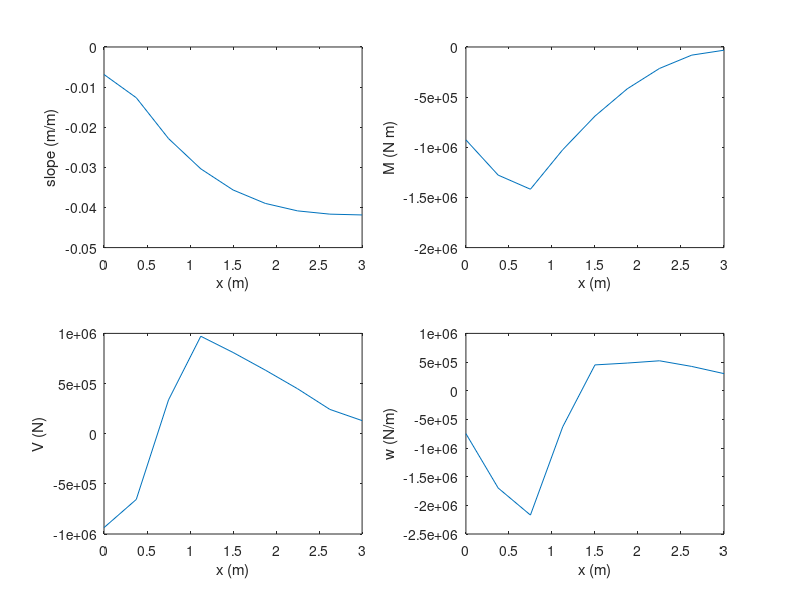

This chart was generated by the following MATLAB code:
% TOPIC: differentiation
% TITLE: Slope, moment, shear and distributed load from measured beam deflections (repeated gradient)
% SOURCE: Class solution sheet "Numerical Differentiation"; Chapra Prob. 21.37
% KEYWORDS: beam, deflection, slope, moment, shear, distributed load, gradient, numerical differentiation, E I, simply supported
% PROBLEM:
% You measure the following deflections along a simply supported uniform beam:
% x (m) = 0 0.375 0.75 1.125 1.5 1.875 2.25 2.625 3,
% y (cm) = 0 -0.2571 -0.9484 -1.9689 -3.2262 -4.6414 -6.1503 -7.7051 -9.275.
% Employ numerical differentiation to compute the slope, the moment (N m), the shear (N) and the distributed
% load (N/m). Use E = 200 GPa and I = 0.0003 m^4.
% CHECK: abs(theta(1) - (-0.006856)) < 1e-12 && abs(M(5) - (-689386.6667)) < 1e-3 && abs(V(5) - 809955.5556) < 1e-3 && abs(w(5) - 450180.7407) < 1e-3
% CODE:
E = 200e9; I = 0.0003; dx = 0.375;
x = 0:dx:3;
y = [0 -0.2571 -0.9484 -1.9689 -3.2262 -4.6414 -6.1503 -7.7051 -9.275]*1e-2;
theta = gradient(y, dx);
M = E*I*gradient(theta, dx);
V = gradient(M, dx);
w = -gradient(V, dx);
fprintf('%6s %12s %14s %14s %14s\n', 'x (m)', 'slope', 'M (N m)', 'V (N)', 'w (N/m)');
fprintf('%6.3f %12.6f %14.2f %14.2f %14.2f\n', [x; theta; M; V; w]);
figure;
subplot(221); plot(x, theta); xlabel('x (m)'); ylabel('slope (m/m)');
subplot(222); plot(x, M); xlabel('x (m)'); ylabel('M (N m)');
subplot(223); plot(x, V); xlabel('x (m)'); ylabel('V (N)');
subplot(224); plot(x, w); xlabel('x (m)'); ylabel('w (N/m)');
